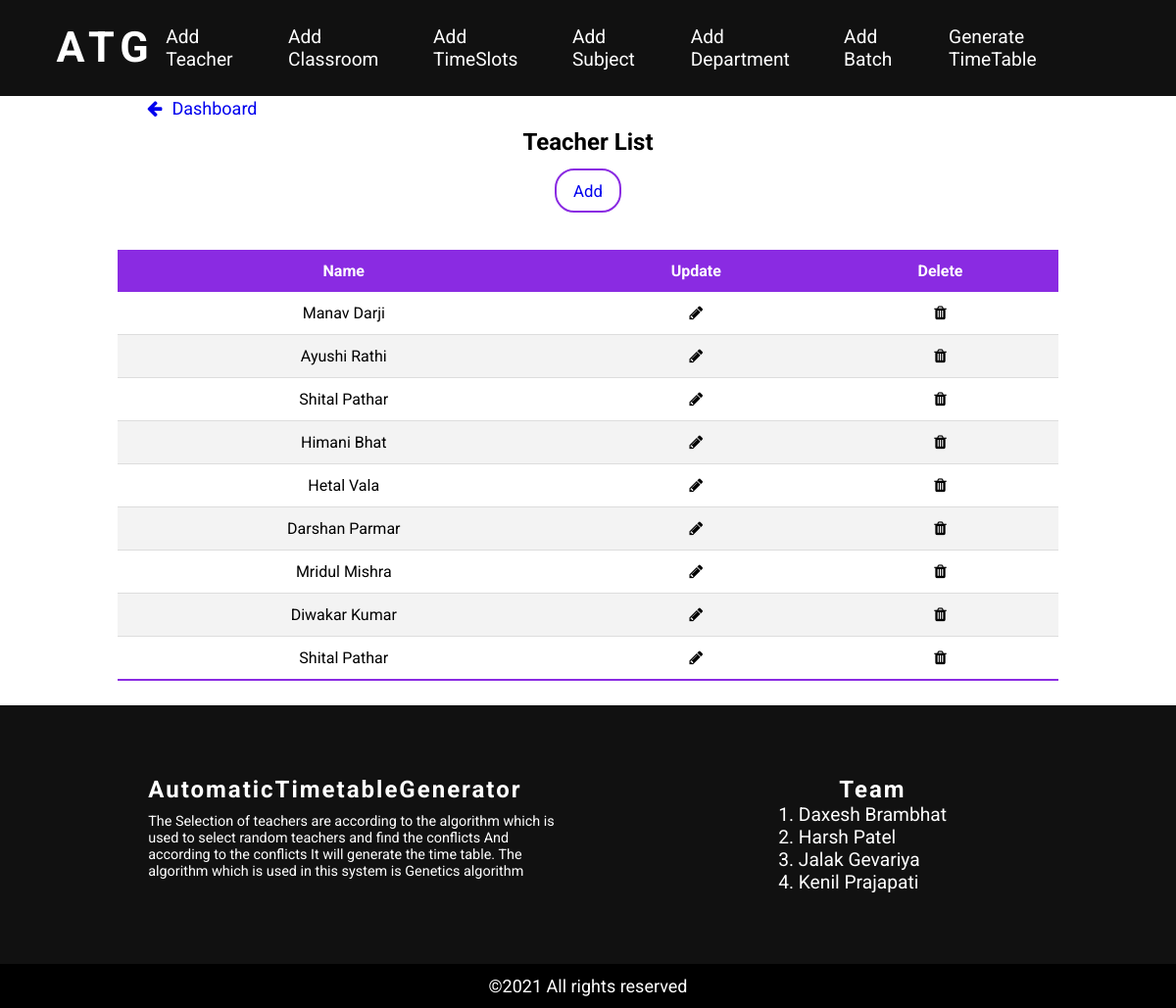
Screenshot of /view-teacher with the database file from the repository.
### atmsecondary/models.py (models this page shows, shortened)
class Instructor(models.Model):
    uid = models.CharField(max_length=6)
    name = models.CharField(max_length=25)

### atmsecondary/views.py (the view)
# urls.py: path('view-teacher', views.view_teacher, name='view_teacher'),
def view_teacher(request):
    user = None
    if request.user.is_authenticated:
        user = request.user
    data = Instructor.objects.all()
    context = {
        'data': data,
    }
    return render(request, 'view-teacher-list.html', context=context)

### templates/view-teacher-list.html (shortened to what this page needs)
{% extends 'constant/main.html' %}
{% block content %}
{% include 'constant/header2.html' %}
<div class="view">
    <div class="back-btn">
        <a href="{% url 'dashboard' %}" class="button2"><i class="fa fa-arrow-left" aria-hidden="true"></i>Dashboard</a>
    </div>
    <h1 style="text-align: center;">Teacher List</h1>
    <center>
        <a href="{% url 'add_teacher' %}" class="button" style="display: inline-block;text-align: center;">Add</a>
    </center>
    <table class="teacher-table">
        <thead>
            <tr>
                <th>Name</th>
                <th>Update</th>
                <th>Delete</th>
            </tr>
        </thead>
        <tbody>
        {% for i in data %}
            <tr>
                <td>{{i.name}}</td>
                <td><a href="{% url 'update_teacher' i.id %}"><i class="fa fa-pencil" aria-hidden="true"></i></a></td>
                <td><a href="{% url 'delete_teacher' i.id %}"><i class="fa fa-trash" aria-hidden="true"></i></a></td>
            </tr>
        {% endfor %}
        </tbody>
    </table>
</div>
{% include 'constant/footer2.html' %}
{% endblock %}

### static/css/style.css (style rules this page uses)
* { margin: 0; padding: 0; box-sizing: border-box; font-family: 'Roboto',sans-serif; }
html { font-size: 12px; }
body { font-size: 12px; position: relative; width: 100%; }
.button { display: block; text-decoration: none; padding: .6em 1em; background: transparent; border: 2px solid blueviolet; border-radius: 20px; font-size: 1.4rem; margin: .8em 0; cursor: pointer; transition: all .2s ease; }
i { font-size: 1.2rem; margin: 0 .2em; }
table { border-collapse: collapse; margin: 25px auto; font-size: 16px; width: 80%; }
table th { background-color: #8A2BE2; color: #fff; text-align: center; font-weight: bold; }
table th, table td { padding: 12px 15px; }
table tbody tr { border-bottom: 1px solid #dddddd; }
table tbody tr:nth-child(even) { background-color: #f3f3f3; }
table tbody tr:last-of-type { border-bottom:2px solid #8A2BE2; }
table td { text-align: center; }
.teacher-table { border-collapse: collapse; margin: 25px auto; font-size: 16px; width: 80%; }
.teacher-table thead tr { background-color: #8A2BE2; color: #fff; text-align: left; font-weight: bold; }
.teacher-table th, .teacher-table td { padding: 12px 15px; }
.teacher-table tbody tr { border-bottom: 1px solid #dddddd; }
.teacher-table tbody tr:nth-child(even) { background-color: #f3f3f3; }
.teacher-table tbody tr:last-of-type { border-bottom:2px solid #8A2BE2; }
.teacher-table a { color: black; }
.view { margin-top: 100px; }
.back-btn { margin: 10px 140px; }
.back-btn .button2 { text-decoration: none; font-size: 18px; }
.back-btn i { margin: 0 10px; }

### rows the page displays
Instructor: name "Manav Darji"
Instructor: name "Ayushi Rathi"
Instructor: name "Shital Pathar"
Instructor: name "Himani Bhat"
Instructor: name "Hetal Vala"
Instructor: name "Darshan Parmar"
Instructor: name "Mridul Mishra"
Instructor: name "Diwakar Kumar"
Instructor: name "Shital Pathar"
